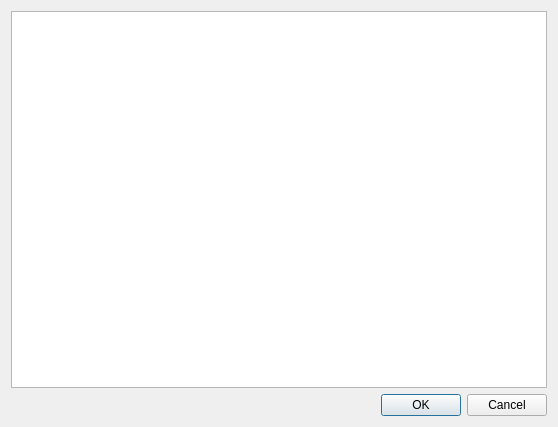
<?xml version="1.0" encoding="UTF-8"?>
<ui version="4.0">
 <class>prePostDialog</class>
 <widget class="QDialog" name="prePostDialog">
  <property name="windowModality">
   <enum>Qt::ApplicationModal</enum>
  </property>
  <property name="geometry">
   <rect>
    <x>0</x>
    <y>0</y>
    <width>558</width>
    <height>427</height>
   </rect>
  </property>
  <property name="windowTitle">
   <string>Dialog</string>
  </property>
  <layout class="QVBoxLayout" name="verticalLayout_2">
   <item>
    <layout class="QVBoxLayout" name="verticalLayout">
     <item>
      <widget class="QTextEdit" name="prePostTextEdit"/>
     </item>
    </layout>
   </item>
   <item>
    <widget class="QDialogButtonBox" name="buttonBox">
     <property name="orientation">
      <enum>Qt::Horizontal</enum>
     </property>
     <property name="standardButtons">
      <set>QDialogButtonBox::Cancel|QDialogButtonBox::Ok</set>
     </property>
    </widget>
   </item>
  </layout>
 </widget>
 <resources/>
 <connections>
  <connection>
   <sender>buttonBox</sender>
   <signal>accepted()</signal>
   <receiver>prePostDialog</receiver>
   <slot>accept()</slot>
   <hints>
    <hint type="sourcelabel">
     <x>248</x>
     <y>254</y>
    </hint>
    <hint type="destinationlabel">
     <x>157</x>
     <y>274</y>
    </hint>
   </hints>
  </connection>
  <connection>
   <sender>buttonBox</sender>
   <signal>rejected()</signal>
   <receiver>prePostDialog</receiver>
   <slot>reject()</slot>
   <hints>
    <hint type="sourcelabel">
     <x>316</x>
     <y>260</y>
    </hint>
    <hint type="destinationlabel">
     <x>286</x>
     <y>274</y>
    </hint>
   </hints>
  </connection>
 </connections>
</ui>
